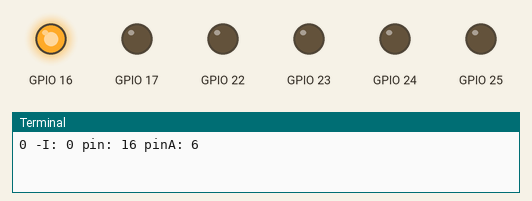
Simulated run of this program. Board: Raspberry Pi (BCM pin numbers). Shown: output pins drawn as LEDs (lit = HIGH), the last lines printed to the terminal. At 5.6 s the program stops and its outputs stay as they are.

Above: at 0.15 s.
At 0.75 s:
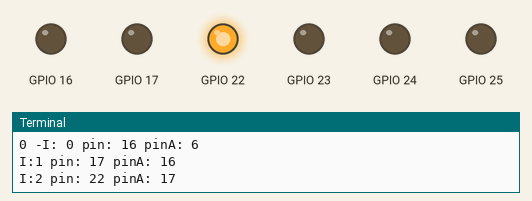
At 1.6 s:
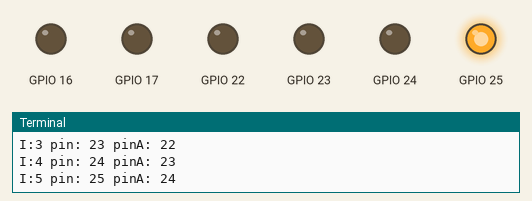
At 2.55 s:
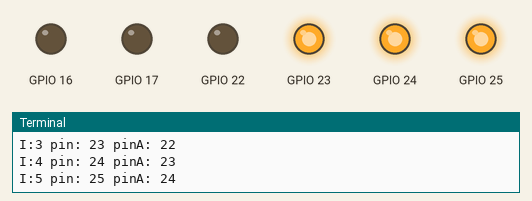
At 3.4 s:
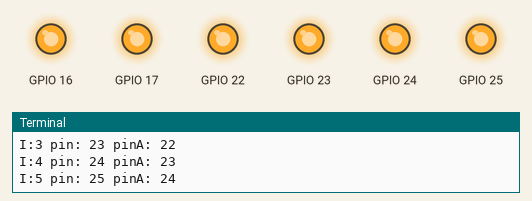
At 5.7 s:
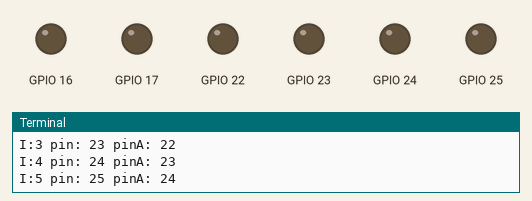
Timing chart, 0 to 7.1 s (numbered marks = the images above):
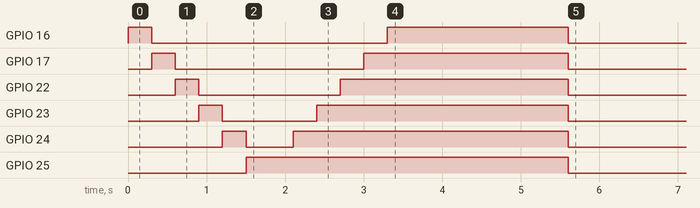

The program:

ledsOn_secuenciasInv.py
```python
#!/usr/bin/python
# -*- coding: utf-8 -*-
#+++++++++++++++++++++++++++++
#title           :ledsOn_secuenciasInv.py
#description     :Script en python para encender 3 LEDs
#author          :Irving Brito
#date            :21-12-2017
#Placa           :Raspberry Pi B+ V1.2
#lenguaje        :Python
#++++++++++++++++++++++++++++++
import RPi.GPIO as L
import time
L.setmode(L.BCM)                # inicializar la placa en modo BCM
L.setwarnings(False)            # se apagan las advertencias
listaGPIO = [16,17,22,23,24,25] # aca se cargaran la GPIO que se quieren controlar
cPines = len(listaGPIO)
cCiclos   = 0                   # variable para manejar el contador de ciclos de ejecucion
cCiclosMax = 5                  # variable para manejar la cantidad  los ciclos de ejecucion
cT        = 0.3                  # variable para almacenar el tiempo por defecto de 1 segundo


#--- Definicion de funciones
def iniGPIO(lista):             # funcion para inicializar las GPIO como salidad listadas en listaGPIO
    for pin in lista:
        L.setup(pin,L.OUT)

def offTodo(lista):             # funcion para apagar o poner en 0 todas las GPIO de la listaGPIO
    for pin in lista:
        L.output(pin,L.LOW)

def onTodo(lista):              # funcion para encender o poner en 1 todas las GPIO de la listaGPIO
    for pin in lista:
        L.output(pin,L.HIGH)


def serieUnoLed(lista,cT=0.1): # Enciende un Led a la vez

    pX=0
    for pin in lista:
        if (pX == 0):
            L.output(lista[pX],L.HIGH)
            print "0 -I: " + str(pX) + " pin: " + str(pin) + " pinA: " + str(cPines)
            pX +=1

        else:
            L.output(lista[pX-1],L.LOW)
            L.output(pin,L.HIGH)
            print "I:" + str(pX) + " pin: " + str(pin) + " pinA: " + str(lista[pX-1])
            pX +=1
        time.sleep(cT)

def serieUnoLedInv(lista,cT=0.1):  # Enciende un Led a la vez Invertido

    pX=0
    for pin in lista:
        if (pX == 0):
            L.output(lista[cPines-(pX+1)],L.HIGH)
            #print "0 -I: " + str(pX) + " pin: " + str(pin) + " pinA: " + str(lista[cPines-1])
            pX +=2
        else:
            #L.output(lista[cPines-(pX-1)],L.LOW)
            L.output(lista[cPines-pX],L.HIGH)
            #print "I:" + str(pX) + " pin: " + str(pin) + " pinA: " + str(lista[cPines-pX])
            pX +=1
        time.sleep(cT)


#--- Ejecucion

iniGPIO(listaGPIO)

offTodo(listaGPIO)                               # se configuran todas las salidas definidas en listaGPIO

serieUnoLed(listaGPIO,cT)                       # se invoca la funcion que enciende de forma secuencial

serieUnoLedInv(listaGPIO,cT)                    # se invoca la funcion que enciende de forma secuencial Inv

time.sleep(2)                                   # detiene la ejecución por 2 segundos

L.cleanup()   
```

Measured:
- by itself, GPIO 16: LOW → HIGH at 0.00 s, → LOW 0.30 s later, → HIGH 3.0 s later, → LOW 2.3 s later
- by itself, GPIO 17: LOW → HIGH at 0.30 s, → LOW 0.30 s later, → HIGH 2.4 s later, → LOW 2.6 s later
- by itself, GPIO 22: LOW → HIGH at 0.60 s, → LOW 0.30 s later, → HIGH 1.8 s later, → LOW 2.9 s later
- by itself, GPIO 23: LOW → HIGH at 0.90 s, → LOW 0.30 s later, → HIGH 1.2 s later, → LOW 3.2 s later
- by itself, GPIO 24: LOW → HIGH at 1.2 s, → LOW 0.30 s later, → HIGH 0.60 s later, → LOW 3.5 s later
- by itself, GPIO 25: LOW → HIGH at 1.5 s, → LOW 4.1 s later
